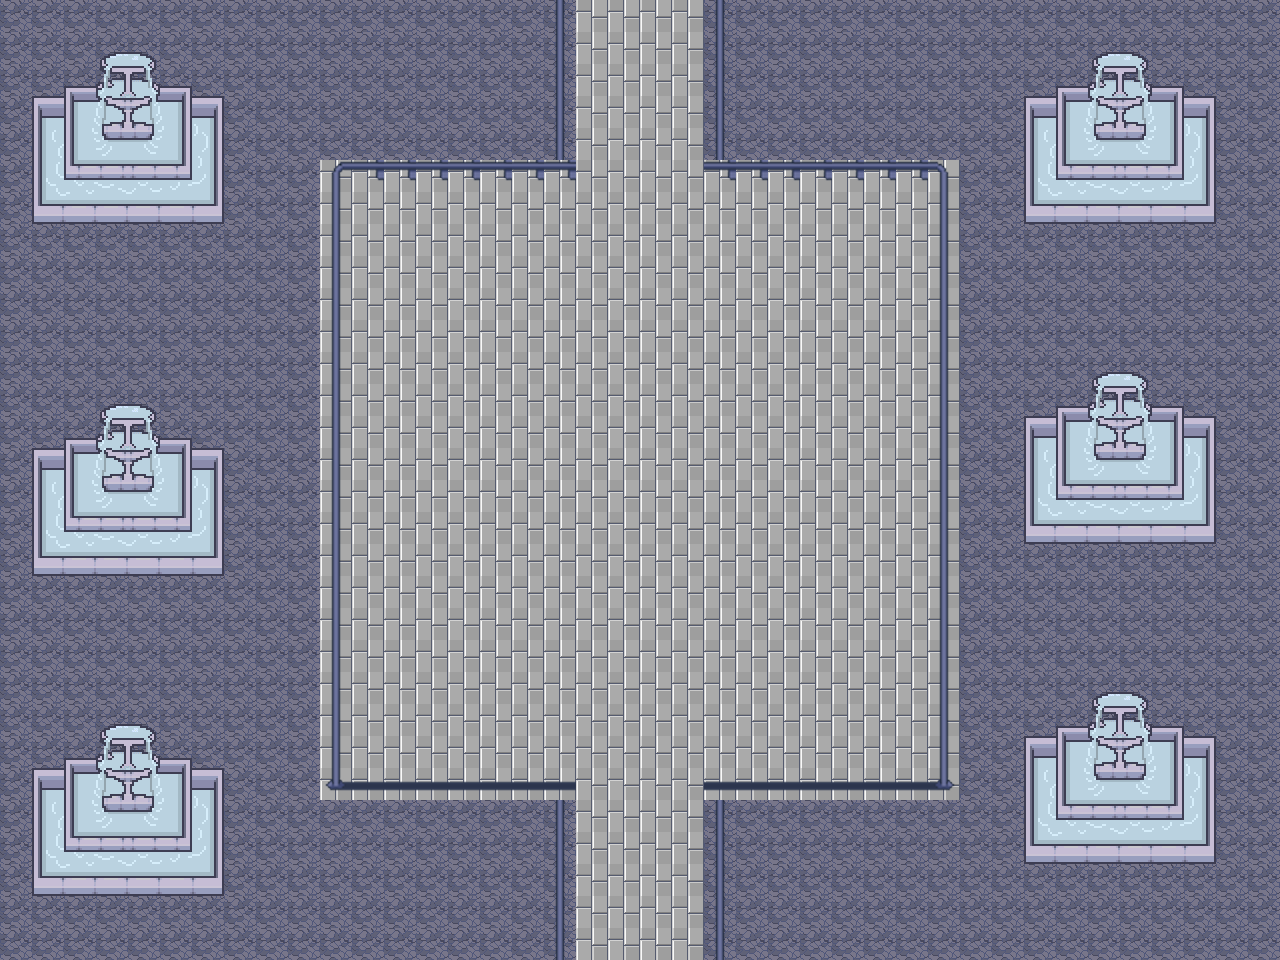

This is a level from a 2D game, rendered from its Tiled map with the project's own tilesets. A one-line summary and the map file follow, with tile-layer data summarised:
An orthogonal 40x30 tile map with 32x32 px tiles, 2 tile layers (bg, Fam), 3 tilesets and 1 object.

<map version="1.10" tiledversion="1.10.2" orientation="orthogonal" renderorder="right-down" width="40" height="30" tilewidth="32" tileheight="32" infinite="0" nextlayerid="6" nextobjectid="4">
 <editorsettings>
  <export target="boss 2.tmj" format="json" />
 </editorsettings>
 <tileset firstgid="1" name="Street" tilewidth="32" tileheight="32" tilecount="256" columns="32">
  <image source="Street32x32.png" width="1024" height="256" />
 </tileset>
 <tileset firstgid="257" name="defimon" tilewidth="32" tileheight="32" tilecount="2640" columns="44">
  <image source="defimon2.png" width="1408" height="1920" />
 </tileset>
 <tileset firstgid="2897" name="Maintilemapshadows" tilewidth="32" tileheight="32" tilecount="5760" columns="144">
  <image source="Maintilemap_Shadows.png" width="4608" height="1296" />
 </tileset>
 <layer id="1" name="bg" width="40" height="30">
  <data>[1200 cells, 1200 non-empty, 3 distinct tile ids]</data>
 </layer>
 <layer id="2" name="Fam" width="40" height="30">
  <data>[1200 cells, 304 non-empty, 45 distinct tile ids]</data>
 </layer>
 <objectgroup id="5" name="s">
  <object id="3" x="638" y="936">
   <point />
  </object>
 </objectgroup>
</map>
